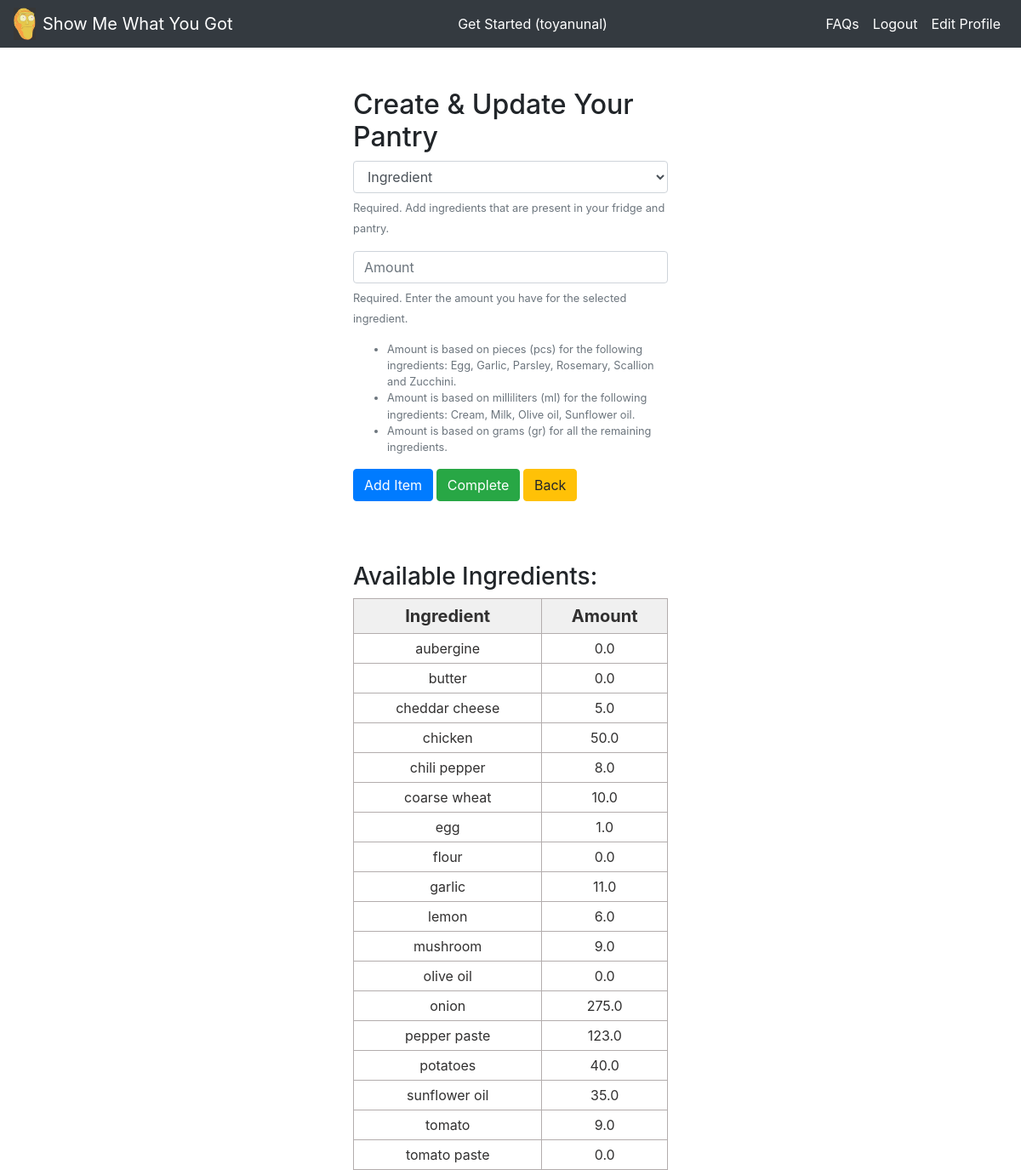
The app's page /pantry_create/ (signed in), older data.
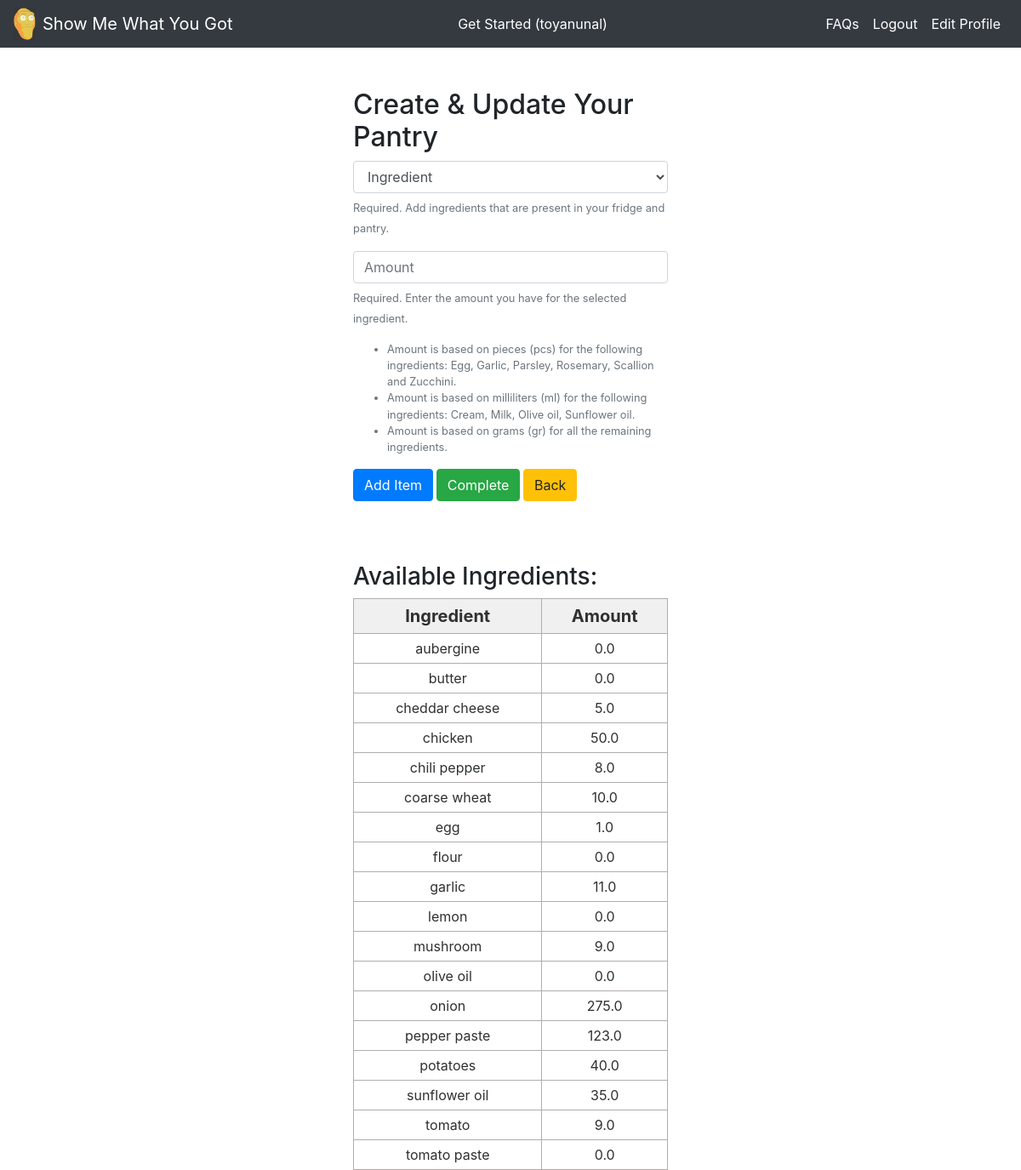
The same page, newer data.
### rrs_app/models.py (models this page shows, shortened)
class UserIngredient(models.Model):
    user = models.ForeignKey(User, on_delete=models.CASCADE)
    ingredient = models.ForeignKey(Ingredient, on_delete=models.CASCADE)
    amount = models.FloatField(default=0)
    total_cost = models.FloatField(default=0, blank=True)
    class Meta:
        unique_together = (('user', 'ingredient'))
        ordering = ('user','ingredient')

class Ingredient(models.Model):
    title = models.CharField(max_length=128)
    unit_type = models.CharField(max_length=16)
    unit_cost = models.FloatField(default=0)
    photo = models.ImageField(null=True, upload_to='ingredient_photos/')
    class Meta:
        ordering = ('title',)
    def __str__(self):
        return self.title

### rrs_app/views.py (the view, shortened to what this page needs)
# urls.py: path('pantry_create/',views.useringredient_form_view,name='pantry_create'),
def useringredient_form_view(request):
    form = forms.UserIngredientForm()
    if not request.user.is_authenticated:
        messages.warning(request, ('Redirecting to the home page!'))
        return redirect('home')
    ingredient_list = UserIngredient.objects.filter(user=request.user)
    return render(request, 'rrs_app/useringredient_form.html', {'form':form, 'ingredient_list':ingredient_list})

### rrs_app/templates/rrs_app/useringredient_form.html (shortened to what this page needs)
{% extends 'rrs_app/base.html' %}
{% block content %}
<br></br>
<div class = "col-md-4 offset-md-4">
  <h2> Create & Update Your Pantry </h2>
  <form method="POST", action="{% url 'pantry_create' %}">
    {{ form.as_p }}
    <input type="submit" class="btn btn-primary" name="add" value="Add Item">
    <input type="submit" class='btn btn-success' name="complete" value="Complete">
    <a class='btn btn-warning' href="{% url 'input_form' %}">Back</a>
  </form>
<br></br> <br></br>
<h3> Available Ingredients: </h3>
  <table class="demTable">
    <thead>
      <tr>
        <th>Ingredient</th>
        <th>Amount</th>
			</tr>
		</thead>
    <tbody>
      {% for ingredient_object in ingredient_list %}
			<tr>
        <td>{{ingredient_object.ingredient}}</td>
        <td>{{ingredient_object.amount|floatformat:1}}</td>
      </tr>
      {% endfor %}
</div>
{% endblock %}

Row changes from the older to the newer data that the page shows:
changed UserIngredient "lemon": amount "6.0" → "0.0"
